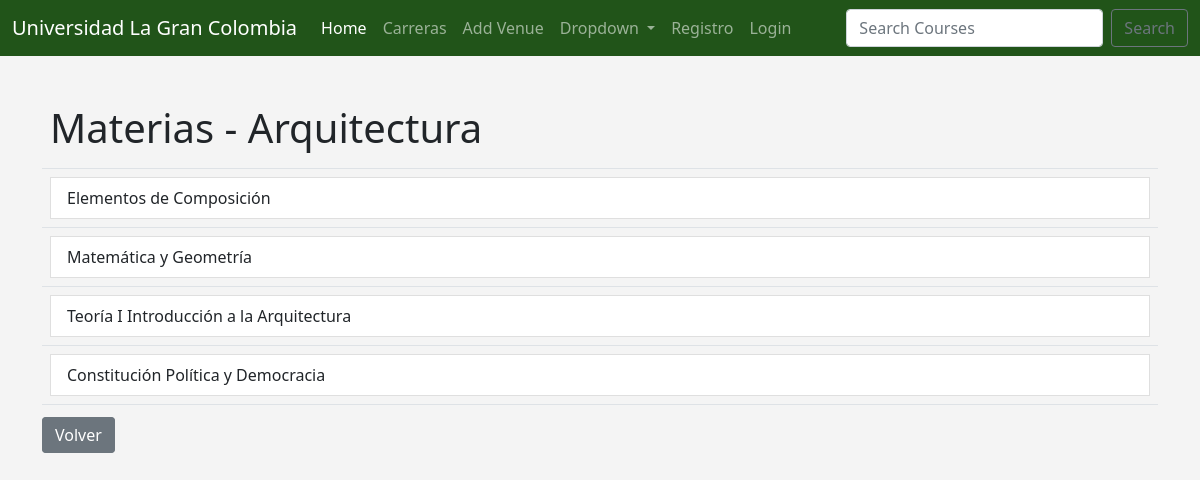
The page /carreras/Arquitectura/ on the database as committed earlier.
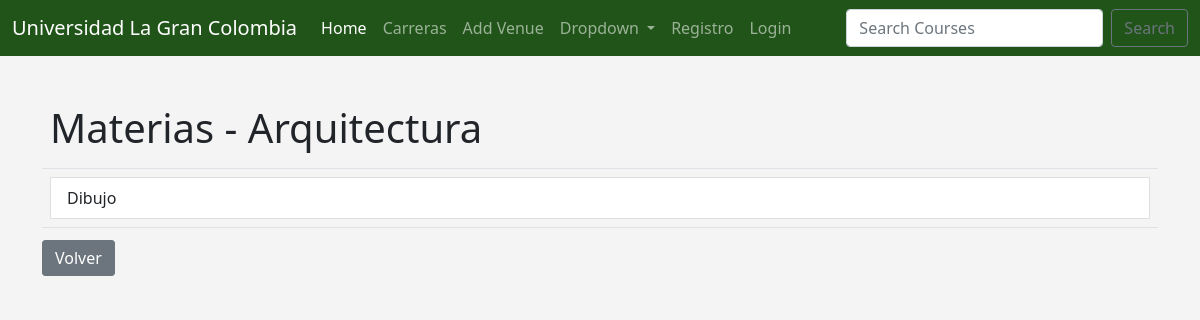
The same page on the database as committed later.
### nombre/models.py (models this page shows, shortened)
class Carrera(models.Model):
    nombre      = models.CharField(max_length=50)
    def __str__(self):
        return '%s' % self.nombre

class Materia(models.Model):
    nombre = models.CharField(max_length=40)
    carrera = models.ForeignKey(Carrera, on_delete=models.SET_NULL, null=True)
    def get_absolute_url(self):
        return reverse("ver-materia", kwargs={'carrera': self.carrera, 'nombre': self.nombre})  # f"/products/{self.id}/"

### nombre/views.py (the view)
# urls.py: path('carreras/<str:nombre>/',                                      views.ver_carrera,          name="ver-carrera"),
def ver_carrera(request, nombre):
	carrera = get_object_or_404(Carrera, nombre=nombre)
	materias_list = Materia.objects.filter(carrera=carrera)
	context = {
		'carrera': carrera,
		'materias_list': materias_list,
	}
	return render(request, "nombre/ver_carrera.html", context)

### nombre/templates/nombre/ver_carrera.html (shortened to what this page needs)
{% extends 'nombre/base.html' %}
{% block content %}
<br>
<table class="table">
  <tr>
    <td><h1>Materias - {{ carrera.nombre }}</h1></td>
  </tr>
  {% for materia in materias_list %}
  <tr>
    <td>
      <a href="{{ materia.get_absolute_url }}" class="list-group-item list-group-item-action">{{ materia.nombre}}</a>
    </td>
  </tr>
  {% endfor %}
</table>
<a href="../" class="btn btn-secondary d-inline">Volver</a>
<br>
{% endblock %}

Rows that differ between the two databases and show on the page:
removed Materia: nombre "Matemática y Geometría"
removed Materia: nombre "Teoría I Introducción a la Arquitectura"
removed Materia: nombre "Constitución Política y Democracia"
changed Materia: nombre "Elementos de Composición" → "Dibujo"
